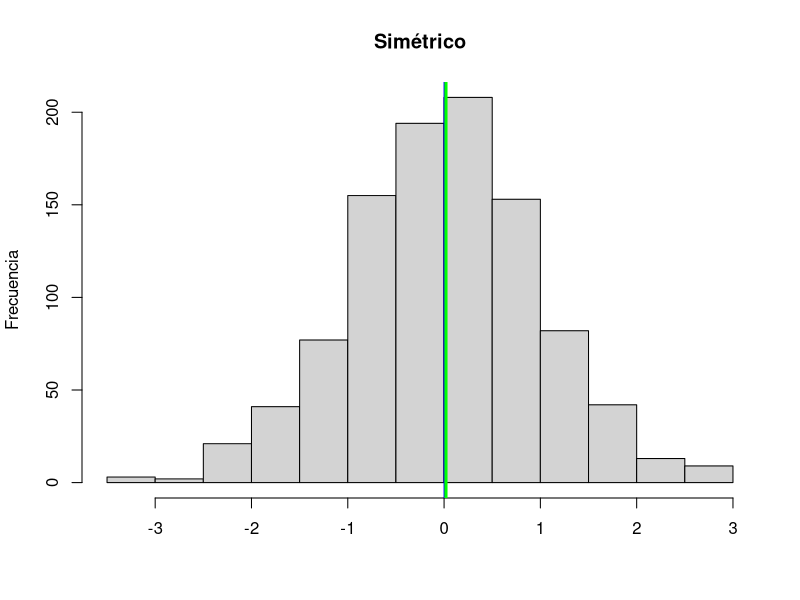

R code for this plot:
set.seed(111)
x <- rnorm(1000)
dat <- x
hist(dat, main = "Simétrico", xlab = "", ylab = "Frecuencia")
abline(v = c(mean(dat), median(dat)), col = (c("blue", "green")), lwd = 3)
